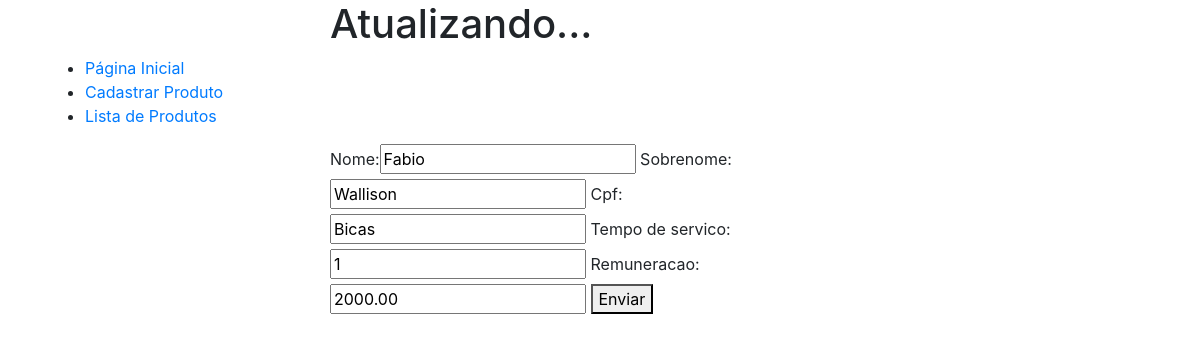
Before: /produto/1 with the older database file.
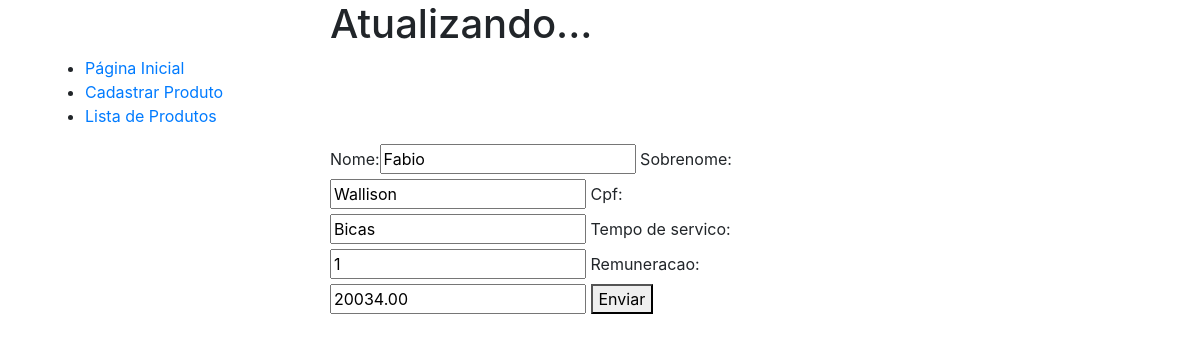
After: the same page with the newer database file.
### helloworld/models.py (models this page shows)
class Produto(models.Model):
    nome = models.CharField(
        max_length=255,
        null=False,
        blank=False
    )
    sobrenome = models.CharField(
        max_length=255,
        null=False,
        blank=False
    )
    cpf = models.CharField(
        max_length=14,
        null=False,
        blank=False
    )
    tempo_de_servico = models.IntegerField(
        default=0,
        null=False,
        blank=False
    )
    remuneracao = models.DecimalField(
        max_digits=8,
        decimal_places=2,
        null=False,
        blank=False
    )
    objetos = models.Manager()

### website/views.py (the view)
# urls.py: path('produto/<pk>', ProdutoUpdateView.as_view(), name="atualiza_produto"),
class ProdutoUpdateView(UpdateView):
    template_name = "website/atualiza.html"
    model = Produto
    fields = '__all__'
    context_object_name = 'produto'
    success_url = reverse_lazy("website:lista_produtos")

### website/templates/website/atualiza.html (shortened to what this page needs)
{% extends "base.html" %}
{% block title %}Atualizando... {% endblock %}

### website/templates/base.html (shortened to what this page needs)
<!doctype html>
<html lang="en">
  <head>
    <link rel="stylesheet" href="https://stackpath.bootstrapcdn.com/bootstrap/4.3.1/css/bootstrap.min.css"
>
  </head>
  <body>
    <div class="container">
      <div class="row">
          <div class='col-6 mx-auto'>
              <h1>{% block title %} CFE {% endblock %}</h1>
          </div>
      </div>
      <ul>
          <li><a href="{% url 'website:index' %}">Página Inicial</a></li>
          <li><a href="{% url 'website:cadastra_produto' %}">Cadastrar Produto</a></li>
          <li><a href="{% url 'website:lista_produtos' %}">Lista de Produtos</a></li>
      </ul>
      <div class="row">
          <div class='col-6 mx-auto'>
        <form method="post">
            {{ form }}
            <button>Enviar</button>
        </form>
      </div>
    </div>
  </div>
  </body>
</html>

Changed rows visible on the page:
changed Produto "Fabio": remuneracao "2000.00" → "20034.00"
